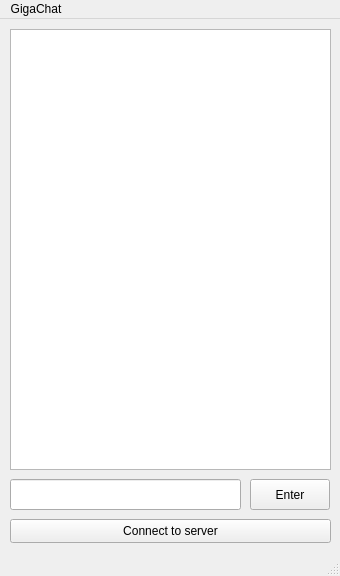
<?xml version="1.0" encoding="UTF-8"?>
<ui version="4.0">
 <class>MainWindow</class>
 <widget class="QMainWindow" name="MainWindow">
  <property name="geometry">
   <rect>
    <x>0</x>
    <y>0</y>
    <width>340</width>
    <height>576</height>
   </rect>
  </property>
  <property name="windowTitle">
   <string>MainWindow</string>
  </property>
  <widget class="QWidget" name="centralwidget">
   <widget class="QTextBrowser" name="textBrowser">
    <property name="geometry">
     <rect>
      <x>10</x>
      <y>10</y>
      <width>321</width>
      <height>441</height>
     </rect>
    </property>
   </widget>
   <widget class="QLineEdit" name="lineEdit">
    <property name="geometry">
     <rect>
      <x>10</x>
      <y>460</y>
      <width>231</width>
      <height>31</height>
     </rect>
    </property>
   </widget>
   <widget class="QPushButton" name="pushButton">
    <property name="geometry">
     <rect>
      <x>250</x>
      <y>460</y>
      <width>80</width>
      <height>31</height>
     </rect>
    </property>
    <property name="text">
     <string>Enter</string>
    </property>
   </widget>
   <widget class="QPushButton" name="pushButton_2">
    <property name="geometry">
     <rect>
      <x>10</x>
      <y>500</y>
      <width>321</width>
      <height>24</height>
     </rect>
    </property>
    <property name="text">
     <string>Connect to server</string>
    </property>
   </widget>
  </widget>
  <widget class="QMenuBar" name="menubar">
   <property name="geometry">
    <rect>
     <x>0</x>
     <y>0</y>
     <width>340</width>
     <height>21</height>
    </rect>
   </property>
   <widget class="QMenu" name="menuGigaChat">
    <property name="title">
     <string>GigaChat</string>
    </property>
   </widget>
   <addaction name="menuGigaChat"/>
  </widget>
  <widget class="QStatusBar" name="statusbar"/>
 </widget>
 <resources/>
 <connections/>
</ui>
